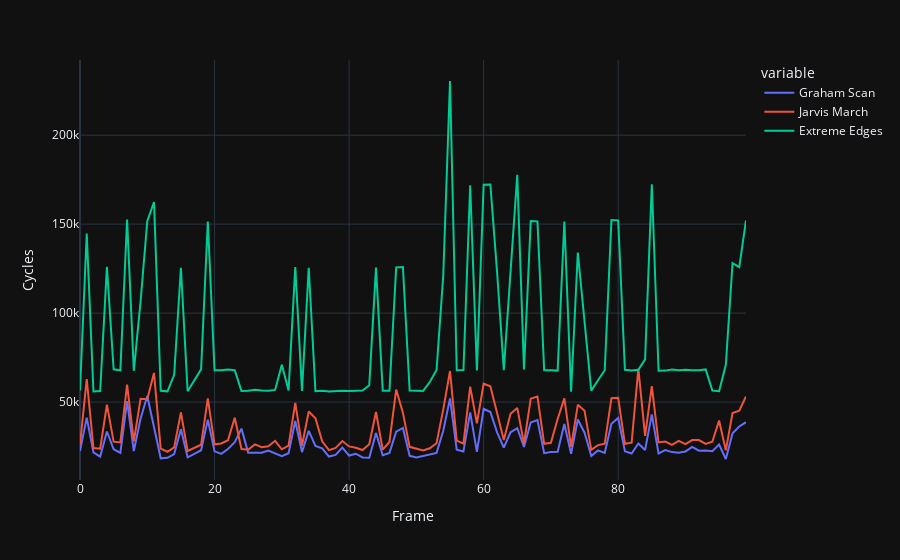

The notebook cell this image was saved under:
### Markdown cell above
### Convex Hull Benchmarks
1) `n = 20`, random points

2) `10 < n < 1000`, random points

### Code cell
df = pd.read_csv("convexhull_01.csv")
df = df.iloc[:100]  # Plot first 100 frames

df_melted = df.reset_index().melt(
    id_vars="index",
    value_vars=["Graham Scan", "Jarvis March", "Extreme Edges"],
    var_name="variable",
    value_name="value",
)

fig = px.line(
    df_melted,
    x="index",
    y="value",
    color="variable",
    labels={"index": "Frame", "value": "Cycles"},
    template="plotly_dark"
)
fig.show()
